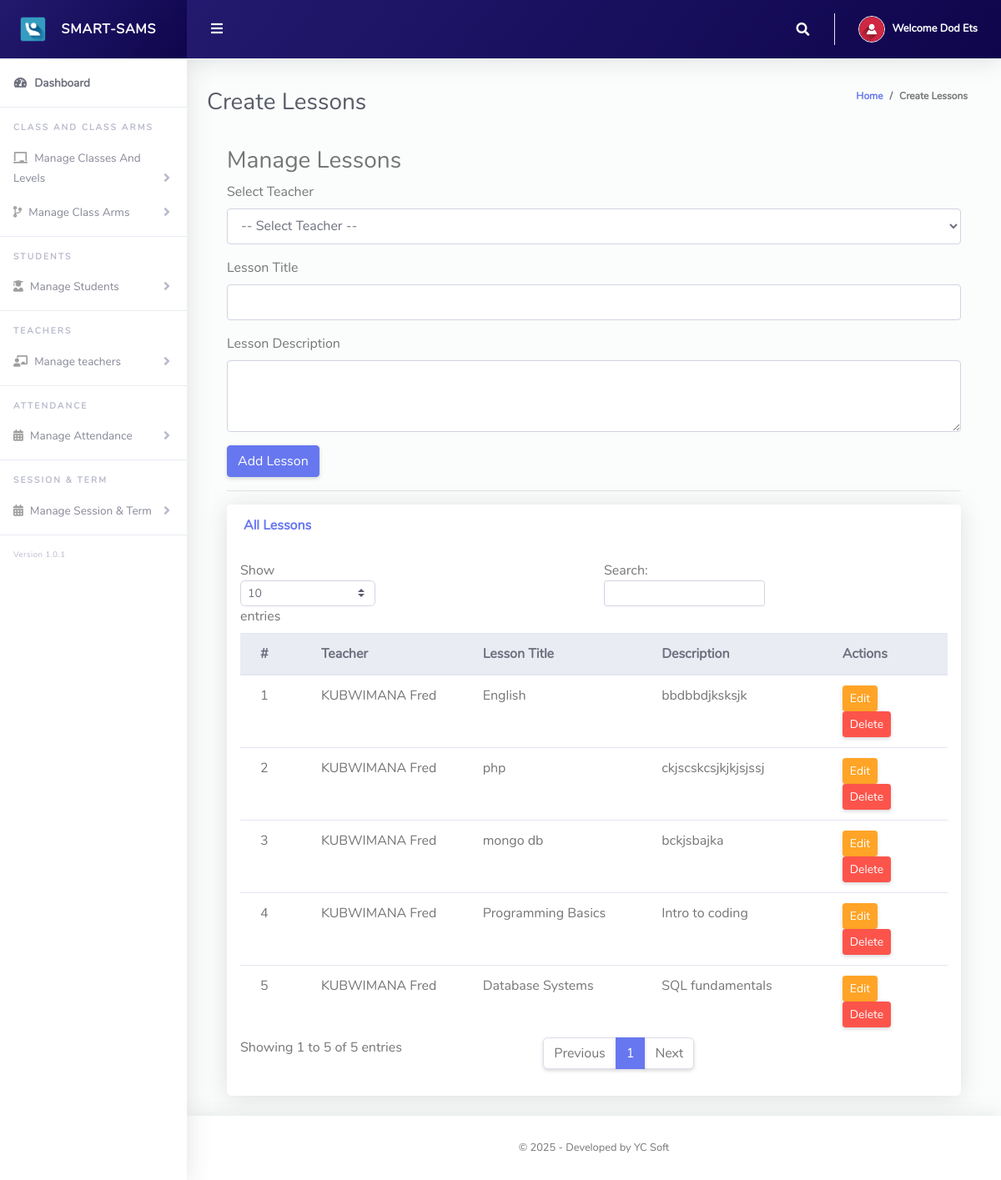
Screenshot of /Admin2/lessons.php (signed in) with the database file from the repository.
### tables this page shows
CREATE TABLE `lessons` (
  `id` int(10) NOT NULL,
  `teacher_id` int(11) NOT NULL,
  `lesson_title` varchar(255) NOT NULL,
  `lesson_description` text DEFAULT NULL,
  `school` varchar(255) NOT NULL,
  `created_at` timestamp NOT NULL DEFAULT current_timestamp(),
  `updated_at` timestamp NOT NULL DEFAULT current_timestamp() ON UPDATE current_timestamp()
);

CREATE TABLE `tblteachers` (
  `id` int(11) NOT NULL,
  `name` varchar(255) NOT NULL,
  `gender` varchar(255) NOT NULL,
  `username` varchar(255) NOT NULL,
  `password` varchar(255) NOT NULL,
  `phoneNo` varchar(20) NOT NULL,
  `address` varchar(255) NOT NULL,
  `roleId` int(11) NOT NULL,
  `school` varchar(255) NOT NULL,
  `created_at` date NOT NULL DEFAULT current_timestamp()
);

### Admin2/lessons.php (the view, shortened to what this page needs)
<?php
include '../Includes/dbcon.php';
?>
<!DOCTYPE html>
<html lang="en">
<head>
  <link href="../vendor/fontawesome-free/css/all.min.css" rel="stylesheet" type="text/css">
  <link href="../vendor/bootstrap/css/bootstrap.min.css" rel="stylesheet" type="text/css">
  <link href="css/ruang-admin.min.css" rel="stylesheet">
</head>
<body id="page-top">
  <div id="wrapper">
      <?php include "Includes/sidebar.php";?>
    <div id="content-wrapper" class="d-flex flex-column">
      <div id="content">
       <?php include "Includes/topbar.php";?>
        <div class="container-fluid" id="container-wrapper">
          <div class="d-sm-flex align-items-center justify-content-between mb-4">
            <h1 class="h3 mb-0 text-gray-800">Create Lessons</h1>
            <ol class="breadcrumb">
              <li class="breadcrumb-item"><a href="./">Home</a></li>
              <li class="breadcrumb-item active" aria-current="page">Create Lessons</li>
            </ol>
          </div>
    <div class="container mt-4">
        <h3>Manage Lessons</h3>
        <form method="post">
            <div class="form-group">
                <label for="teacher_id">Select Teacher</label>
                <select name="teacher_id" class="form-control" required>
                    <option value="">-- Select Teacher --</option>
                </select>
            </div>
            <div class="form-group">
                <label for="lesson_title">Lesson Title</label>
                <input type="text" name="lesson_title" class="form-control" value="<?php echo $lesson['lesson_title'];?>" required>
            </div>
            <div class="form-group">
                <label for="lesson_description">Lesson Description</label>
                <textarea name="lesson_description" class="form-control" rows="3" value="<?php echo $lesson['lesson_description'];?>"></textarea>
            </div>
            <button type="submit" name="save" class="btn btn-primary">Add Lesson</button>
        </form>
        <hr>
        <div class="row">
              <div class="col-lg-12">
              <div class="card mb-4">
                <div class="card-header py-3 d-flex flex-row align-items-center justify-content-between">
                  <h6 class="m-0 font-weight-bold text-primary">All Lessons</h6>
                </div>
                <div class="table-responsive p-3">
                  <table class="table align-items-center table-flush table-hover" id="dataTableHover">
                    <thead class="thead-light">                <tr>
                    <th>#</th>
                    <th>Teacher</th>
                    <th>Lesson Title</th>
                    <th>Description</th>
                    <th>Actions</th>
                </tr>
            </thead>
            <tbody>
                <?php
                $lessons = mysqli_query($conn,
                    "SELECT lessons.*, tblteachers.name AS teacher_name
                     FROM lessons
                     INNER JOIN tblteachers ON lessons.teacher_id = tblteachers.id WHERE tblteachers.school='$s'");
                $sn = 1;
                while ($lesson = mysqli_fetch_assoc($lessons)) {
                    echo "<tr>
                        <td>".$sn++."</td>
                        <td>".$lesson['teacher_name']."</td>
                        <td>".$lesson['lesson_title']."</td>
                        <td>".$lesson['lesson_description']."</td>
                        <td>
                            <a href='?action=edit&Id=".$lesson['id']."' class='btn btn-warning btn-sm'>Edit</a>
                            <a href='?action=delete&Id=".$lesson['id']."' class='btn btn-danger btn-sm'>Delete</a>
                        </td>
                    </tr>";
                }
                ?>
            </tbody>
        </table>
        </div>
              </div>
            </div>
            </div>
          </div>
        </div>
      </div>
       <?php include "Includes/footer.php";?>
    </div>
  </div>
</body>
</html>

### Admin2/Includes/topbar.php (shortened to what this page needs)
<?php
  $query = "SELECT * FROM tbladmin WHERE Id = ".$_SESSION['userId']."";
  $rs = $conn->query($query);
  $rows = $rs->fetch_assoc();
  $fullName = $rows['firstName']." ".$rows['lastName'];
  $s = $rows['school'];
?>
<nav class="navbar navbar-expand navbar-light bg-gradient topbar mb-4 static-top asc">
          <button id="sidebarToggleTop" class="btn btn-link rounded-circle mr-3">
            <i class="fa fa-bars"></i>
          </button>
          <ul class="navbar-nav ml-auto">
            <li class="nav-item dropdown no-arrow">
              <a class="nav-link dropdown-toggle" href="#" id="searchDropdown" role="button" data-toggle="dropdown"
                aria-haspopup="true" aria-expanded="false">
                <i class="fas fa-search fa-fw"></i>
              </a>
            </li>
            <li class="nav-item dropdown no-arrow">
              <a class="nav-link dropdown-toggle" href="#" id="userDropdown" role="button" data-toggle="dropdown"
                aria-haspopup="true" aria-expanded="false">
                <img class="img-profile rounded-circle" src="img/user-icn.png" style="max-width: 60px">
                <span class="ml-2 d-none d-lg-inline text-white small"><b>Welcome <?php echo $fullName;?></b></span>
              </a>
            </li>
          </ul>
        </nav>

### Admin2/Includes/topbar.php (style rules this page uses)
.asc { background: linear-gradient(130deg, #231a6f, #0f054c); }

### rows the page displays
lessons: teacher.name "KUBWIMANA Fred", lesson_title "English", lesson_description "bbdbbdjksksjk"
lessons: teacher.name "KUBWIMANA Fred", lesson_title "php", lesson_description "ckjscskcsjkjkjsjssj"
lessons: teacher.name "KUBWIMANA Fred", lesson_title "mongo db", lesson_description "bckjsbajka"
lessons: teacher.name "KUBWIMANA Fred", lesson_title "Programming Basics", lesson_description "Intro to coding"
lessons: teacher.name "KUBWIMANA Fred", lesson_title "Database Systems", lesson_description "SQL fundamentals"

### other values shown
$fullName "Dod Ets"
